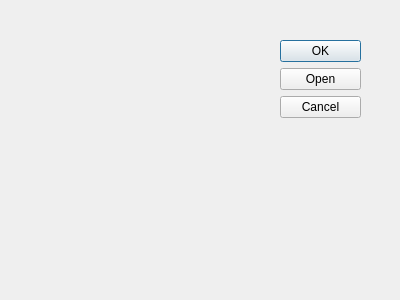
<?xml version="1.0" encoding="UTF-8"?>
<ui version="4.0">
 <class>Dialog_navigation</class>
 <widget class="QDialog" name="Dialog_navigation">
  <property name="geometry">
   <rect>
    <x>0</x>
    <y>0</y>
    <width>400</width>
    <height>300</height>
   </rect>
  </property>
  <property name="windowTitle">
   <string>Dialog</string>
  </property>
  <widget class="QDialogButtonBox" name="buttonBox">
   <property name="geometry">
    <rect>
     <x>280</x>
     <y>40</y>
     <width>81</width>
     <height>241</height>
    </rect>
   </property>
   <property name="orientation">
    <enum>Qt::Vertical</enum>
   </property>
   <property name="standardButtons">
    <set>QDialogButtonBox::Cancel|QDialogButtonBox::Ok|QDialogButtonBox::Open</set>
   </property>
  </widget>
 </widget>
 <resources/>
 <connections>
  <connection>
   <sender>buttonBox</sender>
   <signal>accepted()</signal>
   <receiver>Dialog_navigation</receiver>
   <slot>accept()</slot>
   <hints>
    <hint type="sourcelabel">
     <x>248</x>
     <y>254</y>
    </hint>
    <hint type="destinationlabel">
     <x>157</x>
     <y>274</y>
    </hint>
   </hints>
  </connection>
  <connection>
   <sender>buttonBox</sender>
   <signal>rejected()</signal>
   <receiver>Dialog_navigation</receiver>
   <slot>reject()</slot>
   <hints>
    <hint type="sourcelabel">
     <x>316</x>
     <y>260</y>
    </hint>
    <hint type="destinationlabel">
     <x>286</x>
     <y>274</y>
    </hint>
   </hints>
  </connection>
 </connections>
</ui>
